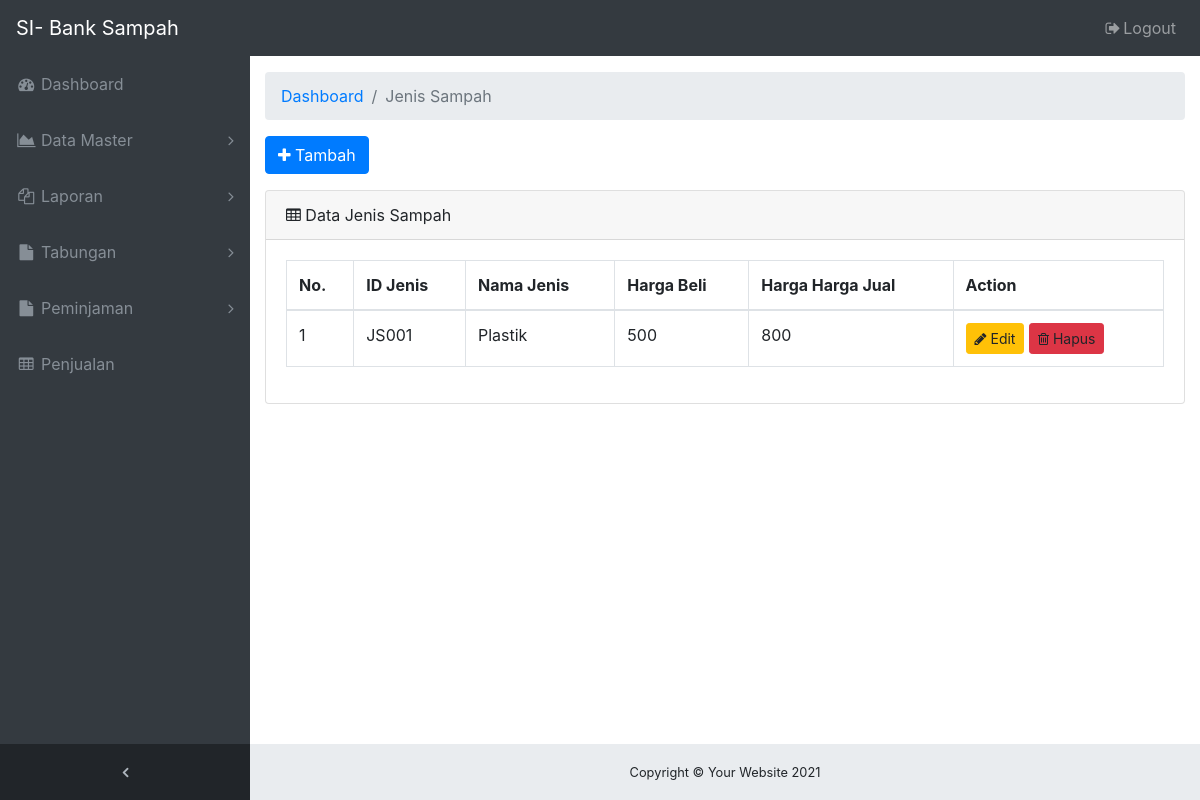
Before: /ADMIN/menu-jenis-sampah.php (signed in) with the older database file.
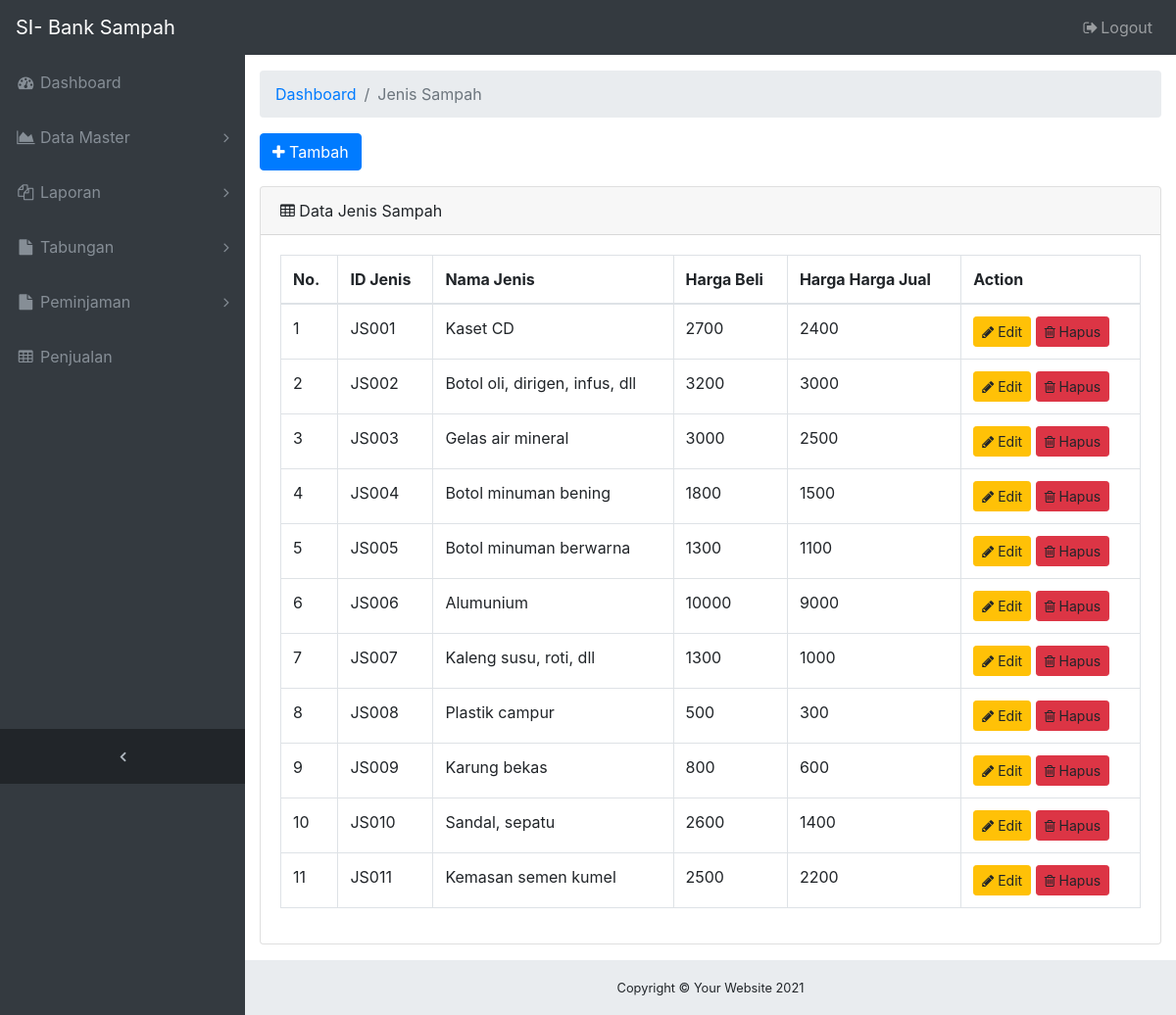
After: the same page with the newer database file.
### tables this page shows
CREATE TABLE `tb_jenis_sampah` (
  `id_jenis` varchar(10) NOT NULL,
  `nama_jenis` varchar(30) NOT NULL,
  `harga_beli` int(11) NOT NULL,
  `harga_jual` int(11) NOT NULL
);

### ADMIN/menu-jenis-sampah.php (the view, shortened to what this page needs)
<!DOCTYPE html>
<html lang="en">
<head>
  <link href="vendor/bootstrap/css/bootstrap.min.css" rel="stylesheet">
  <link href="vendor/font-awesome/css/font-awesome.min.css" rel="stylesheet" type="text/css">
  <link href="vendor/datatables/dataTables.bootstrap4.css" rel="stylesheet">
  <link href="css/sb-admin.css" rel="stylesheet">
  <?php include 'navbar.php'; ?>
</head>
<body class="fixed-nav sticky-footer bg-dark" id="page-top">
  <div class="content-wrapper">
    <div class="container-fluid">
      <ol class="breadcrumb">
        <li class="breadcrumb-item">
          <a href="#">Dashboard</a>
        </li>
        <li class="breadcrumb-item active">Jenis Sampah</li>
      </ol>
      <div class="form-group">
        <a href="form-tambah-jenis.php" class="btn btn-primary"><i class="fa fa-plus"></i> Tambah</a>
      </div>
      <div class="card mb-3">
        <div class="card-header">
          <i class="fa fa-table"></i> Data Jenis Sampah</div>
        <div class="card-body">
          <div class="table-responsive">
            <table class="table table-bordered" id="dataTable" width="100%" cellspacing="0">
              <thead>
                <tr>
                  <th>No.</th>
                  <th>ID Jenis</th>
                  <th>Nama Jenis</th>
                  <th>Harga Beli</th>
                  <th>Harga Harga Jual</th>
                  <th>Action</th>
                </tr>
              </thead>
              <tbody>
                <?php
                include('koneksi_db.php');
                $result = mysqli_query($koneksi,"SELECT * FROM tb_jenis_sampah");
                $nomor = 1;
                ?>
                <?php
                  while($data = mysqli_fetch_array($result)) {
                    echo "<tr>";
                    echo "<td>".$nomor++."</td>";
                    echo "<td>".$data['id_jenis']."</td>";
                    echo "<td>".$data['nama_jenis']."</td>";
                    echo "<td>".$data['harga_beli']."</td>";
                    echo "<td>".$data['harga_jual']."</td>";
                    echo "<td>
                         <a href='form-edit-jenis.php?id=".$data['id_jenis']."' class = 'btn btn-warning btn-sm'><i class='fa fa-pencil'></i> Edit</a>
                          <a data-href='proses-hapus-jenis.php?id=".$data['id_jenis']."' class = 'btn btn-danger btn-sm' data-toggle='modal' data-target='#konfirmasi_hapus'><i class='fa fa-trash-o'></i> Hapus</a>
                          </td>";
                    echo "</tr>";
                  }
                 ?>
              </tbody>
            </table>
          </div>
        </div>
      </div>
    </div>
    <?php include 'footer.php'; ?>
  </div>
</body>
</html>

Changed rows visible on the page:
changed tb_jenis_sampah "JS001": nama_jenis "Plastik" → "Kaset CD"; harga_beli "500" → "2700"; harga_jual "800" → "2400"
added tb_jenis_sampah: id_jenis "JS002", nama_jenis "Botol oli, dirigen, infus, dll", harga_beli "3200", harga_jual "3000"
added tb_jenis_sampah: id_jenis "JS003", nama_jenis "Gelas air mineral", harga_beli "3000", harga_jual "2500"
added tb_jenis_sampah: id_jenis "JS004", nama_jenis "Botol minuman bening", harga_beli "1800", harga_jual "1500"
added tb_jenis_sampah: id_jenis "JS005", nama_jenis "Botol minuman berwarna", harga_beli "1300", harga_jual "1100"
added tb_jenis_sampah: id_jenis "JS006", nama_jenis "Alumunium", harga_beli "10000", harga_jual "9000"
added tb_jenis_sampah: id_jenis "JS007", nama_jenis "Kaleng susu, roti, dll", harga_beli "1300", harga_jual "1000"
added tb_jenis_sampah: id_jenis "JS008", nama_jenis "Plastik campur", harga_beli "500", harga_jual "300"
added tb_jenis_sampah: id_jenis "JS009", nama_jenis "Karung bekas", harga_beli "800", harga_jual "600"
added tb_jenis_sampah: id_jenis "JS010", nama_jenis "Sandal, sepatu", harga_beli "2600", harga_jual "1400"
added tb_jenis_sampah: id_jenis "JS011", nama_jenis "Kemasan semen kumel", harga_beli "2500", harga_jual "2200"
